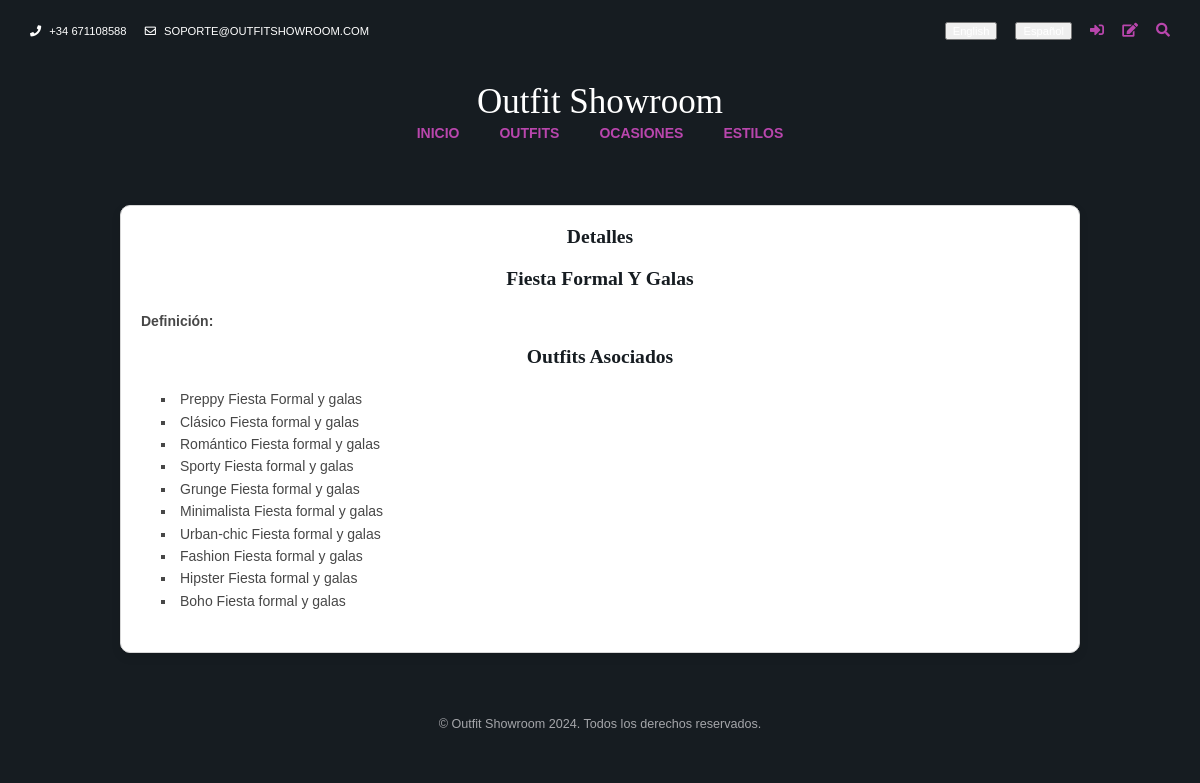
The page /es/ocasiones/1/ on the database its author committed.
### appOutfitShowroom/models.py (models this page shows, shortened)
class Ocasion(models.Model):
    nombre = models.CharField(max_length=50)
    descripcion = models.CharField(max_length=200)

class Outfit(models.Model):
    nombre = models.CharField(max_length=50)
    descripcion = models.CharField(max_length=200)
    estilo = models.ForeignKey(Estilo, on_delete=models.CASCADE)
    ocasion = models.ManyToManyField(Ocasion)
    foto = models.URLField(max_length=200, blank=True, null=True)

### appOutfitShowroom/views.py (the view)
# urls.py: path('ocasiones/<int:ocasion_id>/', views.detalle_ocasion, name='detalle_ocasion'),
def detalle_ocasion(request, ocasion_id):
    ocasion = get_object_or_404(Ocasion, id=ocasion_id)
    outfits = ocasion.outfit_set.all()
    return render(request, 'nocobot/ocasion.html', {'ocasion': ocasion, 'outfits': outfits})

### appOutfitShowroom/templates/nocobot/ocasion.html
{% extends "nocobot/base2.html" %}
{% load i18n %}
{% block content %}
<h1>{{ ocasion.nombre }}</h1>
<p><strong>{% trans "Definición:" %}</strong> {{ ocasion.definición }}</p>
<h2>{% trans "Outfits Asociados" %}</h2>
<ul>
    {% for outfit in outfits %}
    <li>{{ outfit.nombre }}</li>
    {% endfor %}
</ul>
{% endblock %}

### appOutfitShowroom/static/layout/styles/framework.css (style rules this page uses)
html { overflow-y:scroll; overflow-x:hidden; }
html, body { margin:0; padding:0; font-size:14px; line-height:1.6em; }
*, *::before, *::after { box-sizing:border-box; }
body, input, textarea, select { font-family:Verdana, Geneva, sans-serif; }
h1, h2, h3, h4, h5, h6, .heading { font-family:Georgia, "Times New Roman", Times, serif; }
::placeholder { opacity:1; }
h1, h2, h3, h4, h5, h6, .heading { margin:0 0 20px 0; font-size:1.4rem; line-height:normal; font-weight:normal; text-transform:capitalize; }
main h1, main h2 { color: #161C21; font-weight: bold; text-align: center; }
main ul { list-style: square inside; margin: 20px 0; padding: 0; }

### appOutfitShowroom/static/layout/styles/layout.css (style rules this page uses)
*, *::before, *::after { transition:all .3s ease-in-out; }
body { color:#A5A6AA; background-color:#161C21; }
main h1, main h2 { text-align: center; color: #161C21; font-weight: bold; margin-bottom: 20px; }
main ul { margin: 20px 0; padding-left: 20px; }

### rows shown on the page
Ocasion: nombre "Fiesta Formal Y Galas"
Outfit: nombre "Preppy Fiesta Formal y galas"
Outfit: nombre "Clásico Fiesta formal y galas"
Outfit: nombre "Romántico Fiesta formal y galas"
Outfit: nombre "Sporty Fiesta formal y galas"
Outfit: nombre "Grunge Fiesta formal y galas"
Outfit: nombre "Minimalista Fiesta formal y galas"
Outfit: nombre "Urban-chic Fiesta formal y galas"
Outfit: nombre "Fashion Fiesta formal y galas"
Outfit: nombre "Hipster Fiesta formal y galas"
Outfit: nombre "Boho Fiesta formal y galas"
